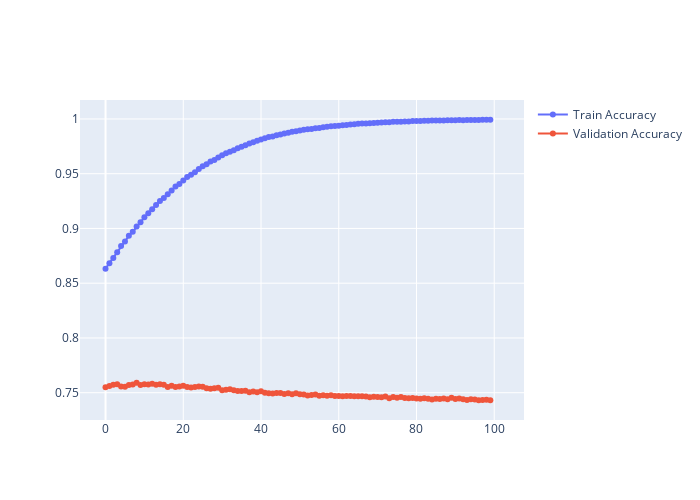

The code cell stored with this chart in its notebook:
### Code cell
get_model_metrics(y_val, model.predict(X_val_counts), full_report = 0, plot = 1)
